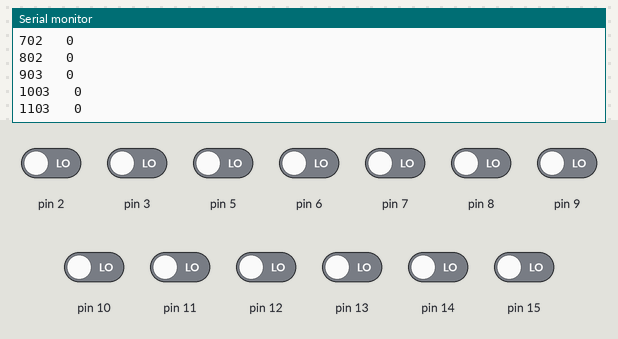
Simulated run of this sketch. Board: Arduino Uno, built with avr-gcc and run on an emulated ATmega328P. Shown: the last lines printed to the serial monitor. The inputs (shaded band) are chosen by the test bench; at power-on: pin 2, pin 3, pin 5–15 LOW.

Above: at 1.2 s.
1.3 s: pin 2 driven HIGH
At 1.31 s:
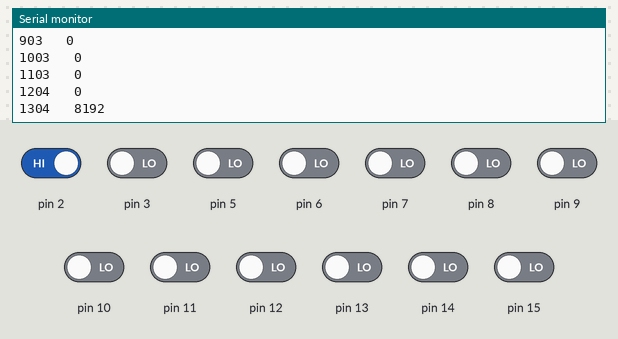
2.8 s: pin 3 driven HIGH
At 2.82 s:
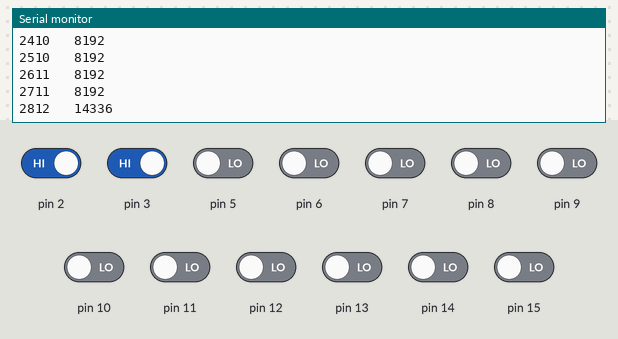
4.3 s: pin 5 driven HIGH
At 4.33 s:
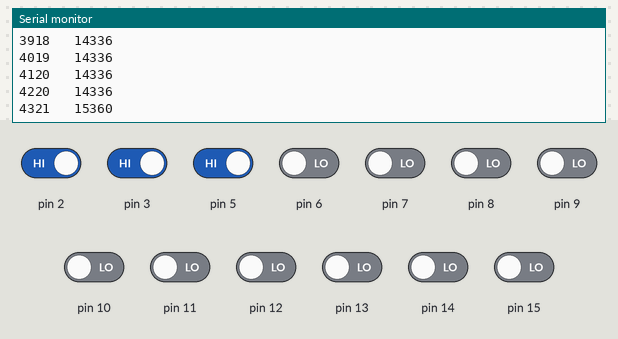
5.8 s: pin 6 driven HIGH
At 5.84 s:
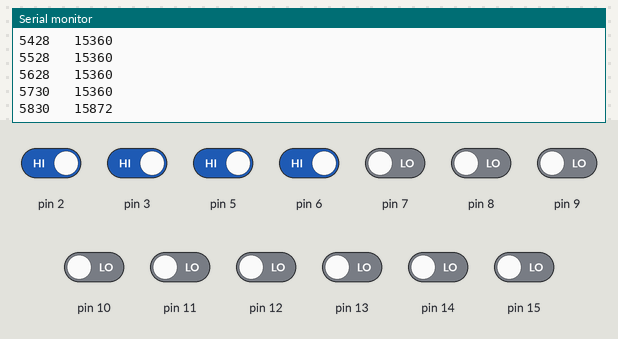
7.3 s: pin 7 driven HIGH
At 7.35 s:
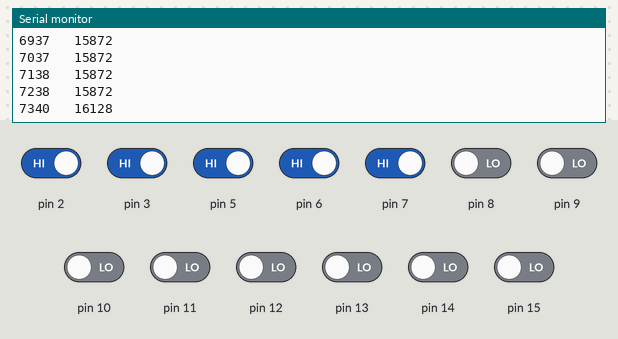
8.8 s: pin 8 driven HIGH
At 8.85 s:
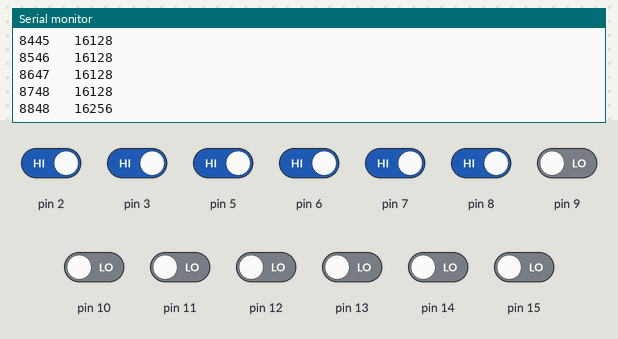
Timing chart, 0 to 11.3 s (numbered marks = the images above; inputs shaded):
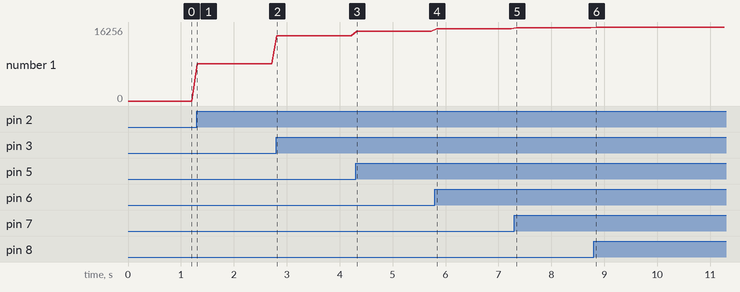

Measured:
- after the input at 1.3 s, the serial monitor: prints a new line at once (image 1)
- after the input at 2.8 s, the serial monitor: prints a new line at once (image 2)
- after the input at 4.3 s, the serial monitor: prints a new line at once (image 3)
- after the input at 5.8 s, the serial monitor: prints a new line at once (image 4)
- after the input at 7.3 s, the serial monitor: prints a new line at once (image 5)
- after the input at 8.8 s, the serial monitor: prints a new line after 0.05 s (image 6)
- plotted number 1: 0 → 8192 after the input at 1.3 s, 8192 → 14336 after the input at 2.8 s, 14336 → 15360 after the input at 4.3 s, 15360 → 15872 after the input at 5.8 s, 15872 → 16128 after the input at 7.3 s

The sketch:

Pico_ROM_reader_2.ino
```cpp
// This was initially written to drive a "LED and KEY" module - which uses the TM1638 IC
// to multiplex 8, 7-segment displays, 8 single LEDs and 8 push switches
// see https://www.arduino.cc/reference/en/libraries/tm16xx-leds-and-buttons/  for library details

// LED & KEY module https://www.aliexpress.com/item/1005004919749417.html

// LED & KEY code commented out here  - now just reports to serial terminal with print statements

// #include <TM1638plus.h>


int d4096 = 0;
int d256 = 0;
int d16 = 0;
int d0  = 0;

/*
// GPIO I/O pins on the Arduino connected to strobe, clock, data,
//pick on any I/O you want.
#define  STROBE_TM 27 // strobe = GPIO connected to strobe line of module
#define  CLOCK_TM 28  // clock = GPIO connected to clock line of module
#define  DIO_TM 29 // data = GPIO connected to data line of module
bool high_freq = false; //default false,, If using a high freq CPU > ~100 MHZ set to true.

//Constructor object (GPIO STB , GPIO CLOCK , GPIO DIO, use high freq MCU)
TM1638plus tm(STROBE_TM, CLOCK_TM , DIO_TM, high_freq);
int i= 0;


int digit0 = 0;
int digit1 = 0;
int digit2 = 0;
int digit3 = 0;


// Some vars and defines for the tests.
#define myTestDelay 100

void Test0()
{
  // Test 0 reset test
  tm.setLED(0, 1);
  delay(myTestDelay);
  tm.reset();
}


void DisplayHexAddress() {
   tm.brightness(7);


  d4096 = i/4096;
  d256 =  (i-(4096 *d4096))/256;
  d16  =  (i-((4096 *d4096)+(256*d256)))/16;
  d0   =  i-(((4096 *d4096)+(256*d256)+(16*d16)));


  tm.displayHex(0, d4096);
  tm.displayHex(1, d256);
  tm.displayHex(2, d16);
  tm.displayHex(3, d0);


  delay(100);


  i++;

}

/*

void Test13()
{
  //Test 13 LED display
  uint8_t LEDposition = 0;

  // Test 13A Turn on redleds one by one, left to right, with setLED where 0 is L1 and 7 is L8 (L8 RHS of display)
  for (LEDposition = 0; LEDposition < 8; LEDposition++) {
    tm.setLED(LEDposition, 1);
    delay(500);
    tm.setLED(LEDposition, 0);
  }

  // TEST 13b test setLEDs function (0xLEDXX) ( L8-L1 , XX )
  // NOTE passed L8-L1 and on display L8 is on right hand side. i.e. 0x01 turns on L1. LXXX XXXX
  // For model 1 just use upper byte , lower byte is is used by model3 for bi-color leds leave at 0x00 for model 1.
  tm.setLEDs(0xFF00); //  all LEDs on
  delay(myTestDelay3);
   tm.setLEDs(0x0100); // Displays as LXXX XXXX (L1-L8) , NOTE on display L8 is on right hand side.
  delay(myTestDelay3);
  tm.setLEDs(0xF000); //  Displays as XXXX LLLL (L1-L8) , NOTE on display L8 is on right hand side.
  delay(myTestDelay3);
  tm.setLEDs(0x0000); // all off
  delay(myTestDelay3);

}


  //Test 14 buttons and LED test, press switch number S-X to turn on LED-X, where x is 1-8.
  //The HEx value of switch is also sent to Serial port.
  tm.displayText("buttons ");
  delay(myTestDelay3);


  void Buttons() {
  while (1) // Loop here forever
  {
    uint8_t buttons = tm.readButtons();
       buttons contains a byte with values of button s8s7s6s5s4s3s2s1
       HEX  :  Switch no : Binary
       0x01 : S1 Pressed  0000 0001
       0x02 : S2 Pressed  0000 0010
       0x04 : S3 Pressed  0000 0100
       0x08 : S4 Pressed  0000 1000
       0x10 : S5 Pressed  0001 0000
       0x20 : S6 Pressed  0010 0000
       0x40 : S7 Pressed  0100 0000
       0x80 : S8 Pressed  1000 0000

    Serial.println(buttons, HEX);
    doLEDs(buttons);
    tm.displayIntNum(buttons, true, TMAlignTextLeft);
    delay(250);
  }
}

// scans the individual bits of value sets a LED based on which button pressed
void doLEDs(uint8_t value) {
  for (uint8_t LEDposition = 0; LEDposition < 8; LEDposition++) {
    tm.setLED(LEDposition, value & 1);
    value = value >> 1;
  }
}

*/


  int ROM_address = 0;

  int RM15 = 0;
  int RM14 = 0;
  int RM13 = 0;
  int RM12 = 0;
  int RM11 = 0;
  int RM10 = 0;
  int RM9 = 0;
  int RM8 = 0;
  int RM7 = 0;
  int RM6 = 0;
  int RM5 = 0;
  int RM4 = 0;
  int RM3 = 0;
  int RM2 = 0;
  int RM1 = 0;
  int RM0 = 0;


void setup() {

Serial.begin(115200);

  // initialize digital pins 15:0 as input
  pinMode(0, INPUT);
  pinMode(1, INPUT);
  pinMode(2, INPUT);
  pinMode(3, INPUT);
  pinMode(4, INPUT);
  pinMode(5, INPUT);
  pinMode(6, INPUT);
  pinMode(7, INPUT);
  pinMode(8, INPUT);
  pinMode(9, INPUT);
  pinMode(10, INPUT);
  pinMode(11, INPUT);
  pinMode(12, INPUT);
  pinMode(13, INPUT);
  pinMode(14, INPUT);
  pinMode(15, INPUT);


  // Test 0 reset
  // Test0();


}

// the loop function runs over and over again forever
void loop() {

    RM15 = digitalRead(0);
    RM14 = digitalRead(1);
    RM13 = digitalRead(2);
    RM12 = digitalRead(3);
    RM11 = digitalRead(3);
    RM10 = digitalRead(5);
    RM9 = digitalRead(6);
    RM8 = digitalRead(7);
    RM7 = digitalRead(8);
    RM6 = digitalRead(9);
    RM5 = digitalRead(10);
    RM4 = digitalRead(11);
    RM3 = digitalRead(12);
    RM2 = digitalRead(13);
    RM1 = digitalRead(14);
    RM0 = digitalRead(15);
  ROM_address = ((32768 * RM15)+(16384 * RM14)+(8192 * RM13)+(4096 * RM12)+(2048 * RM11)+(1024 * RM10)+(512 * RM9)+(256 * RM8)+(128 * RM7)+(64 * RM6)+(32* RM5)+(16 * RM4)+(8 * RM3)+(4 * RM2)+(2 * RM1)+(1 * RM0));
    ;
    Serial.print(millis());
    Serial.print("   ");
    Serial.println(ROM_address);


/*
  tm.brightness(7);
  i = ROM_address;


  d4096 = i/4096;
  d256 =  (i-(4096 *d4096))/256;
  d16  =  (i-((4096 *d4096)+(256*d256)))/16;
  d0   =  i-(((4096 *d4096)+(256*d256)+(16*d16)));

  tm.displayHex(0, d4096);
  tm.displayHex(1, d256);
  tm.displayHex(2, d16);
  tm.displayHex(3, d0);

  */


  delay(100);
}
```
